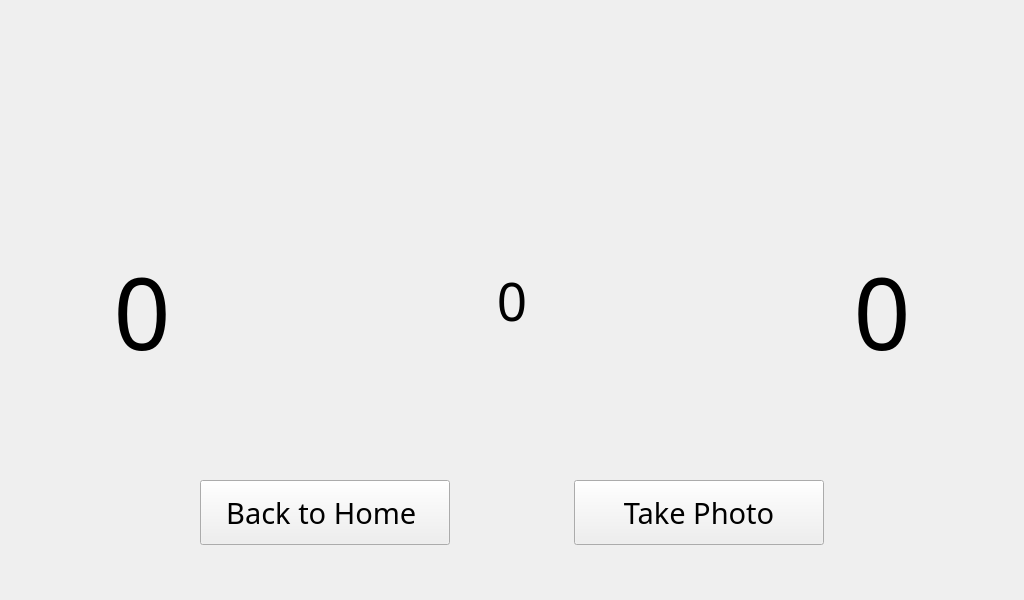
<?xml version="1.0" encoding="UTF-8"?>
<ui version="4.0">
 <class>TakePhoto</class>
 <widget class="QWidget" name="TakePhoto">
  <property name="geometry">
   <rect>
    <x>0</x>
    <y>0</y>
    <width>1024</width>
    <height>600</height>
   </rect>
  </property>
  <property name="windowTitle">
   <string>Form</string>
  </property>
  <widget class="QLabel" name="background">
   <property name="geometry">
    <rect>
     <x>0</x>
     <y>0</y>
     <width>1024</width>
     <height>600</height>
    </rect>
   </property>
   <property name="font">
    <font>
     <family>Pacifico</family>
    </font>
   </property>
   <property name="text">
    <string/>
   </property>
  </widget>
  <widget class="QPushButton" name="pushButton_to_home">
   <property name="geometry">
    <rect>
     <x>200</x>
     <y>480</y>
     <width>250</width>
     <height>65</height>
    </rect>
   </property>
   <property name="font">
    <font>
     <family>Pacifico</family>
     <pointsize>22</pointsize>
    </font>
   </property>
   <property name="text">
    <string>Back to Home </string>
   </property>
  </widget>
  <widget class="QLabel" name="label_counte">
   <property name="geometry">
    <rect>
     <x>242</x>
     <y>30</y>
     <width>540</width>
     <height>540</height>
    </rect>
   </property>
   <property name="font">
    <font>
     <family>Pacifico</family>
     <pointsize>40</pointsize>
    </font>
   </property>
   <property name="text">
    <string>0</string>
   </property>
   <property name="alignment">
    <set>Qt::AlignCenter</set>
   </property>
  </widget>
  <widget class="QPushButton" name="pushButton_take_pic">
   <property name="geometry">
    <rect>
     <x>574</x>
     <y>480</y>
     <width>250</width>
     <height>65</height>
    </rect>
   </property>
   <property name="font">
    <font>
     <family>Pacifico</family>
     <pointsize>22</pointsize>
    </font>
   </property>
   <property name="text">
    <string>Take Photo</string>
   </property>
  </widget>
  <widget class="QLabel" name="label_countdown">
   <property name="geometry">
    <rect>
     <x>62</x>
     <y>220</y>
     <width>160</width>
     <height>160</height>
    </rect>
   </property>
   <property name="font">
    <font>
     <family>Pacifico</family>
     <pointsize>75</pointsize>
    </font>
   </property>
   <property name="text">
    <string>0</string>
   </property>
   <property name="alignment">
    <set>Qt::AlignBottom|Qt::AlignHCenter</set>
   </property>
  </widget>
  <widget class="QLabel" name="label_countdown_2">
   <property name="geometry">
    <rect>
     <x>802</x>
     <y>220</y>
     <width>160</width>
     <height>160</height>
    </rect>
   </property>
   <property name="font">
    <font>
     <family>Pacifico</family>
     <pointsize>75</pointsize>
    </font>
   </property>
   <property name="text">
    <string>0</string>
   </property>
   <property name="alignment">
    <set>Qt::AlignBottom|Qt::AlignHCenter</set>
   </property>
  </widget>
 </widget>
 <resources/>
 <connections/>
</ui>
